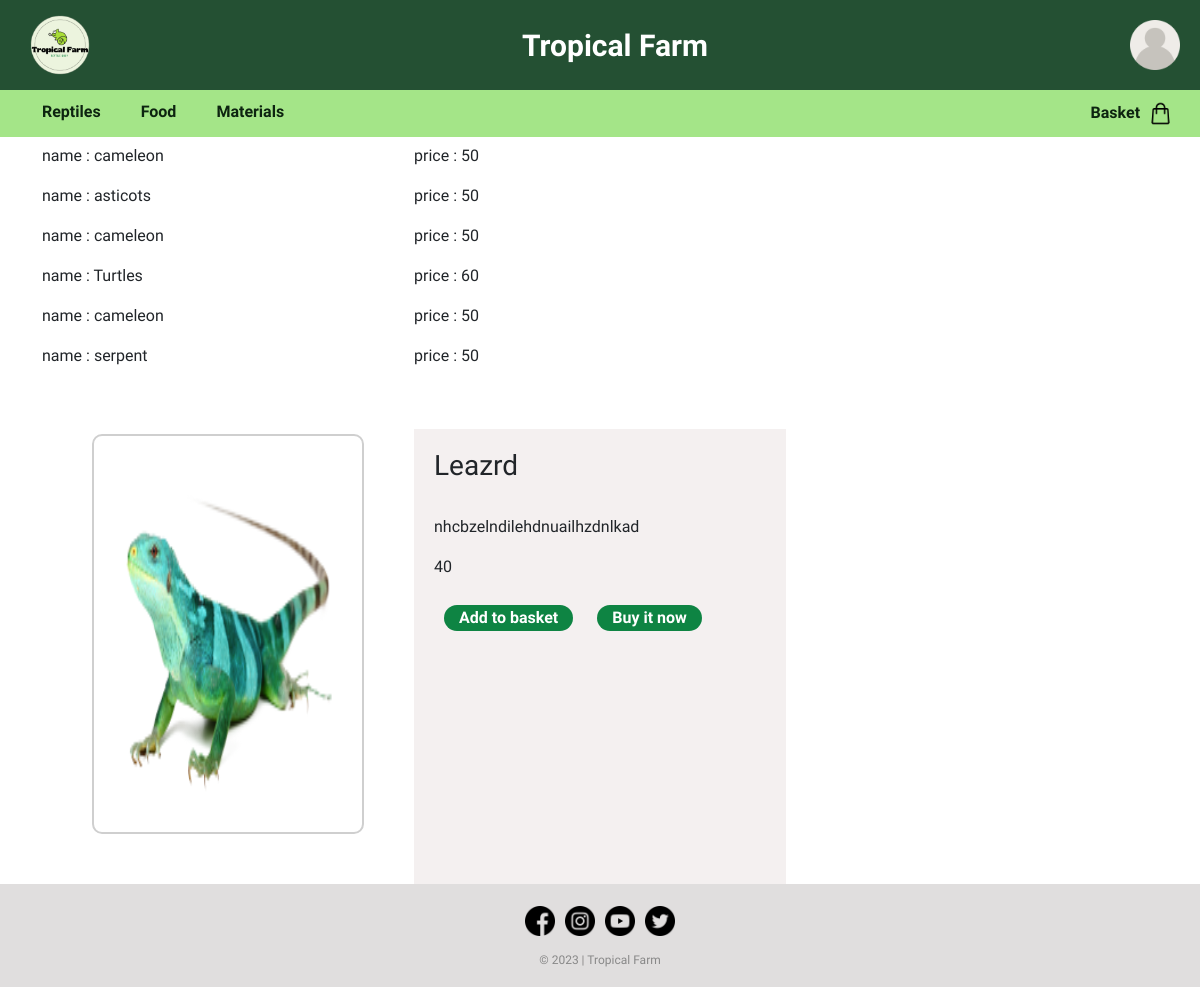
The page /item.php on the database as committed earlier.
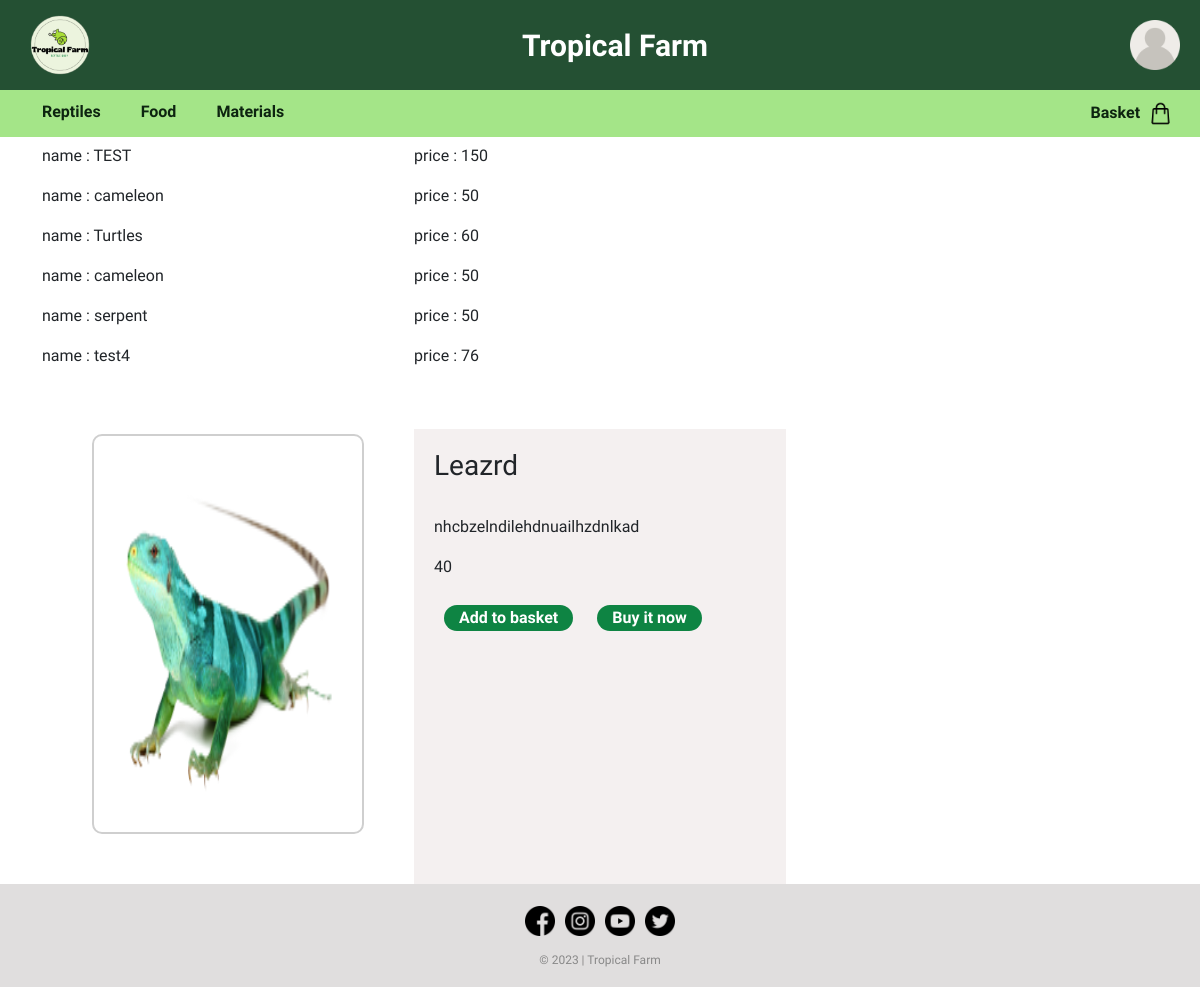
The same page on the database as committed later.
### tables this page shows
CREATE TABLE IF NOT EXISTS `item` (
  `iditem` int NOT NULL AUTO_INCREMENT,
  `name` varchar(50) NOT NULL,
  `category` varchar(50) NOT NULL,
  `second_category` varchar(50) NOT NULL,
  `description` varchar(50) NOT NULL,
  `photo` varchar(50) NOT NULL,
  `price` int NOT NULL,
  `stock` varchar(50) NOT NULL,
  `sell` varchar(50) DEFAULT NULL,
  `auction` varchar(50) DEFAULT NULL,
  `trade` varchar(50) DEFAULT NULL,
  PRIMARY KEY (`iditem`)
);

### item.php (the view, shortened to what this page needs)
<!DOCTYPE html>
<html>
<head>
<link href="https://cdn.jsdelivr.net/npm/bootstrap@5.3.0/dist/css/bootstrap.min.css" rel="stylesheet">
<link href="style.css" rel="stylesheet" type="text/css"/>
</head>
<body>
  <div class="headnav">
<?php
if(!isset($_SESSION["photo"])){
  $imageURL = "image/user.png";
}
else{
$imageURL = "image/" . $_SESSION["photo"];
}
?>
      <?php if(isset($_SESSION["role"])){ echo '<header style="background-color: ' . $_SESSION["background"] . ';">'; }
            else{echo '<header>';}?>
            <div class="logo">
              <img src="image\logo.png" alt="Logo">
            </div>
            <div class="titre"><a href="http://localhost:80/Tropical-Farm/index.php" class="titre">Tropical Farm</a></div>
            <div class="dropdown">
              <a href="http://localhost:80/Tropical-Farm/login.php" class="dropdown-btn"><img src="<?php echo $imageURL; ?>" width="50px" height="50px"></a>
            </div>
          </header>
    <nav>
      <ul class="categories">
        <li>
          <a href="#">Reptiles</a>
        </li>
        <li>
          <a href="#">Food</a>
        </li>
        <li>
          <a href="#">Materials</a>
        </li>
      </ul>
      <div class="panier">
        <a href="#"><b>Basket &nbsp</b><img src="image/shopping-bag.png"></a>
      </div>
    </nav>
    </div>
  <br><br><br><br><br><br>
<?php
    $conn = mysqli_connect("localhost", "root", "", "tropicalfarm");
        $sql = "SELECT * FROM item";
        $result = mysqli_query($conn, $sql);
        if (mysqli_num_rows($result) > 0) {
          while ($row = mysqli_fetch_assoc($result)) {
            echo '<div class="container">';
            echo "<p>name : " . $row["name"] . "</p>";
            echo "<p>price : " . $row["price"] . "</p>";
            echo "</div>";
          }
        } else {
          echo "Aucun utilisateur trouvé dans la base de données.";
        }
  ?>
<div class="container">
    <div class="item-img-div">
        <center><img src="image\lézards.png"></center>
    </div>
    <div class="item-car-div">
        <h3 id="item-name">Leazrd</h3><br>
        <p id="item-car">nhcbzelndilehdnuailhzdnlkad</p>
        <p id="price">40</p>
        <button onclick="">Add to basket</button>
        <button onclick="">Buy it now</button>
    </div>
</div>
<footer>
  <div class="footer-section">
    <a href="https://www.facebook.com/pages/category/supermarket/Tesco-Superstore-440818089460778/" target="_blank"><img src="image/facebook (1).png"></a>
    <a href="https://www.instagram.com/tescofood/?hl=fr" target="_blank"><img src="image/instagram (2).png"></a>
    <a href="https://www.youtube.com/tesco" target="_blank"><img src="image/youtube.png"></a>
    <a href="https://twitter (1).com/Tesco" target="_blank"><img src="image/twitter (1).png"></a>
</div>
  <div class="footer-bottom">
    <p>&copy; 2023 | Tropical Farm</p>
  </div>
</footer>
</body>
</html>

### style.css (style rules this page uses)
body { font-family: 'Didact Gothic', sans-serif; }
.headnav { position: fixed; top: 0; width: 100%; z-index: 9999; }
header { display: flex; align-items: center; justify-content: space-between; background-color: #245033; padding: 5px; }
.logo img { width: 80px; height: 80px; margin-left: 15px; }
.titre { color: #ffffff; font-size: 30px; font-weight: bold; text-decoration: none; }
.dropdown { position: relative; z-index: 1; }
.dropdown-btn { background-color: #245033; border: none; cursor: pointer; margin-right: 20px; }
.dropdown a { margin-right: 15px; color: white; text-decoration: none; }
nav { background-color: #9de37eeb; padding: 5px; display: flex; align-items: center; }
nav .categories { list-style-type: none; display: flex; gap: 40px; margin-top: 5px; margin-bottom: 8px; margin-left: 5Px; }
nav .categories li a { color: #0d2410; text-decoration: none; font-size: 16px; font-weight: bold; }
nav .categories li { position: relative; }
nav .panier { position: absolute; right: 2%; }
nav .panier img { width: 25px; height: 25px; }
nav .panier a { color: #0d2410; text-decoration: none; font-weight: bold; margin-right: 3px; }
.container { display: grid; grid-template-columns: repeat(3,1fr); justify-content: space-between; }
footer { background-color: #e0dede; padding: 2px; }
.footer-section { margin-top: 15px; margin-bottom: 10px; display: flex; justify-content: center; align-items: center; }
.footer-bottom { text-align: center; color: #888888; font-size: 12px; }
.footer-section img { width: 30px; height: 30px; margin: 5px; }
.item-img-div { flex-basis: 50%; color: white; padding: 50px; }
.item-img-div img { border: 2px solid; border-radius: 10px; border-color: rgb(207, 207, 207); display: block; width: 400px; height: 400px; display: block; max-width: 100%; padding: 20px; }
.item-car-div { margin-top: 45px; padding: 20px; flex-basis: 50%; display: inline-block; background-color: rgb(244, 240, 240); }
.item-car-div button { border: none; border-radius: 55px; background-color: rgb(14, 132, 67); margin: 10px; padding-left: 15px; padding-right: 15px; color:rgb(255, 255, 255); font-weight: bold; }

Rows that differ between the two databases and show on the page:
removed item: name "cameleon", price "50"
removed item: name "asticots", price "50"
added item: name "TEST", price "150"
added item: name "test4", price "76"
